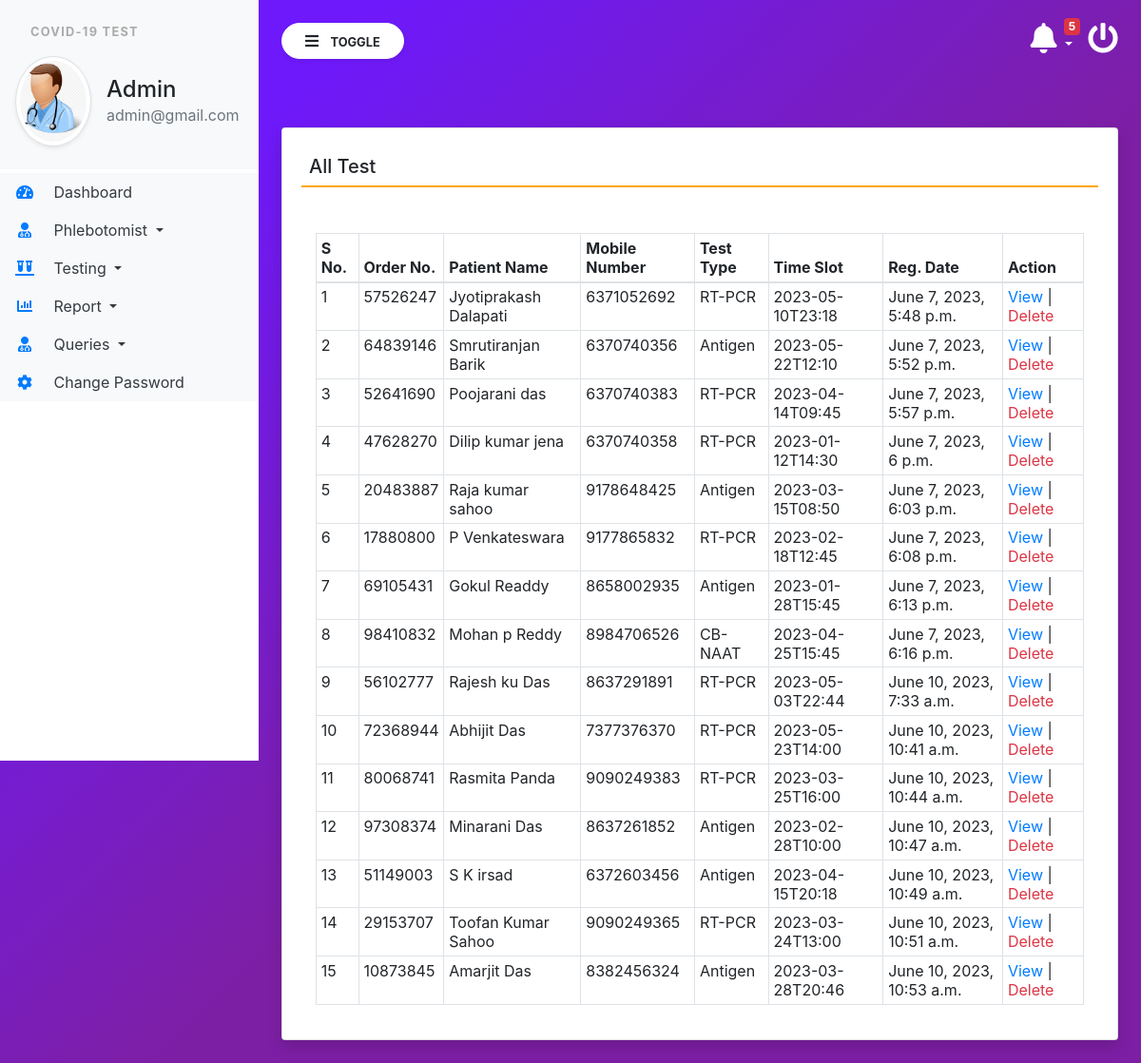
Screenshot of /alltest (signed in) with the database file from the repository.
### covid/models.py (models this page shows, shortened)
class Testrecord(models.Model):
    OrderNumber = models.CharField(max_length=50, null=True)
    patient = models.ForeignKey(Patients,on_delete=models.CASCADE)
    TestType = models.CharField(max_length=250, null=True)
    TestTimeSlot = models.CharField(max_length=150, null=True)
    ReportStatus = models.CharField(max_length=200, null=True)
    FinalReport = models.FileField(null=True,blank=True)
    ReportUploadTime = models.CharField(max_length=150,null=True)
    RegistrationDate = models.DateTimeField(auto_now_add=True)
    phlebotomist = models.ForeignKey(Phlebotomist,on_delete=models.CASCADE, null=True)
    AssignedTime = models.CharField(max_length=150, null=True)

class Patients(models.Model):
    FullName = models.CharField(max_length=150, null=True)
    MobileNumber = models.CharField(max_length=15, null=True)
    DateOfBirth = models.DateField(null=True)
    GovtIssuedId = models.CharField(max_length=150,null=True)
    GovtIssuedIdNo = models.CharField(max_length=150, null=True)
    FullAddress = models.CharField(max_length=350, null=True)
    State = models.CharField(max_length=200, null=True)
    RegistrationDate = models.DateTimeField(auto_now_add=True)

### covid/views.py (the view)
# urls.py: path('alltest',alltest, name='alltest'),
def alltest(request):
    if not request.user.is_authenticated:
        return redirect('admin_login')
    test = Testrecord.objects.all()
    return render(request, 'alltest.html', locals())

### covid/templatetags/custom_tag.py (called while the page is built)
@register.filter(name = 'notification')
def notification(obj):
    test  = Testrecord.objects.filter(ReportStatus="Not Processed yet")
    return test

@register.simple_tag()
def notificationcount(*args, **kwargs):
    testcount  = Testrecord.objects.filter(ReportStatus="Not Processed yet").count()
    return testcount

### covid/templates/alltest.html
{% extends 'admin_base.html' %}
{% block main  %}
<div class="card shadow mt-5">
    <div class="card-body">
        <h5 class="p-2" style="border-bottom: 2px solid orange;">All Test</h5>
        <div class="container-fluid mt-5">
            <table class="table table-bordered table-sm" id="example">
                <thead>
                <tr>
                    <th>S No.</th>
                    <th>Order No.</th>
                    <th>Patient Name</th>
                    <th>Mobile Number</th>
                    <th>Test Type</th>
                    <th>Time Slot</th>
                    <th>Reg. Date</th>
                    <th>Action</th>
                </tr>
                </thead>
                <tbody>
                  {% for i in test %}
                <tr>
                    <td>{{forloop.counter}}</td>
                    <td>{{i.OrderNumber}}</td>
                    <td>{{i.patient.FullName}}</td>
                    <td>{{i.patient.MobileNumber}}</td>
                    <td>{{i.TestType}}</td>
                    <td>{{i.TestTimeSlot}}</td>
                    <td>{{i.RegistrationDate}}</td>
                    <td><a href="{% url 'viewTestingDtls' i.id %}" class="text-primary">View</a>
                    | <a href="{% url 'delete_test' i.patient.id %}" class="text-danger" onclick="return confirm('Are You Sure?')">Delete</a>
                    </td>
                </tr>
                  {% endfor %}
                </tbody>
            </table>
        </div>
    </div>
</div>
{% endblock %}

### covid/templates/admin_base.html (shortened to what this page needs)
{% load static %}
{% load custom_tag %}
<html lang="en">
<head>
    <link rel="stylesheet" href="https://maxcdn.bootstrapcdn.com/bootstrap/4.3.1/css/bootstrap.min.css">
    <link rel="stylesheet" href="https://use.fontawesome.com/releases/v5.6.3/css/all.css"
>
    <link rel="stylesheet" type="text/css" href="{% static 'css/sidebar.css' %}">
</head>
<body>
<div class="vertical-nav bg-white" id="sidebar">
    <div class="py-4 px-3 mb-1 bg-light">
        <p class="font-weight-bold text-uppercase px-3 small dashboard-text">Covid-19 Test</p>
        <div class="media d-flex align-items-center">
            <img src="{% static 'images/admin.jpg' %}" width="80" height="80"
                 class="mr-3 rounded-circle img-thumbnail shadow-sm">
            <div class="media-body">
                <h4 class="mb-0">Admin</h4>
                <p class="text-muted mb-0">{{request.user.email}}</p>
            </div>
        </div>
    </div>
    <ul class="nav flex-column bg-white">
        <li class="nav-item">
            <a href="{% url 'admin_home' %}" class="nav-link text-dark bg-light">
                <i class="fas fa-tachometer-alt fa-fw mr-3 text-primary"></i>
                Dashboard
            </a>
        </li>
        <li class="nav-item dropdown">
            <a class="nav-link dropdown-toggle text-dark bg-light" href="#" id="navbardrop" data-toggle="dropdown">
                <i class="fas fa-user-md mr-3 text-primary fa-fw"></i> Phlebotomist
            </a>
        </li>
        <li class="nav-item dropdown">
            <a class="nav-link dropdown-toggle text-dark bg-light" href="#" id="navbardrop" data-toggle="dropdown">
                <i class="fas fa-vials mr-3 text-primary fa-fw"></i> Testing
            </a>
        </li>
        <li class="nav-item dropdown">
            <a class="nav-link dropdown-toggle text-dark bg-light" href="#" id="navbardrop" data-toggle="dropdown">
                <i class="fas fa-chart-bar mr-3 text-primary fa-fw"></i> Report
            </a>
        </li>
        <li class="nav-item dropdown">
            <a class="nav-link dropdown-toggle text-dark bg-light" href="#" id="navbardrop" data-toggle="dropdown">
                <i class="fas fa-user-md mr-3 text-primary fa-fw"></i> Queries
            </a>
        </li>
        <li class="nav-item">
            <a href="{% url 'changePassword' %}" class="nav-link text-dark bg-light">
                <i class="fas fa-cog mr-3 text-primary fa-fw"></i>
                Change Password
            </a>
        </li>
    </ul>
</div>
<div class="page-content p-4" id="content">
    <a href="/logout" title="logout" class="float-right text-white"><i class="fas fa-power-off fa-2x"></i></a>
    <div class="container">
        <div class="dropdown">
    <a href="" class="float-right text-white pr-3 dropdown-toggle" id="menu1" data-toggle="dropdown"><span class="badge badge-danger">{% notificationcount %}</span><i class="fas fa-bell fa-2x"> </i>
    </a>
    </div>
        </div>
    <button id="sidebarCollapse" type="button" class="btn btn-light bg-white rounded-pill shadow-sm px-4 mb-4">
        <i class="fas fa-bars mr-2"></i>
        <small class="text-uppercase font-weight-bold">Toggle</small>
    </button>
    {% block main %}
    {% endblock %}
</div>
</body>
</html>

### covid/static/css/sidebar.css (style rules this page uses)
body { background-image : linear-gradient(135.9deg,rgba(109,25,252,1) 16.4%,rgba(125,31,165,1) 56.1%); min-height:100vh; }
.vertical-nav { min-width : 17rem; width : 17rem; height:100vh; position:fixed; top:0; left:0; transition: all 0.4s; }
.page-content { width:calc(100% - 17rem); margin-left:17rem; transition:all 0.4s; }
.dashboard-text { letter-spacing : 0.1em; color : #aaa; }
.badge { position: absolute; top: -5px; right: 25px; }

### rows the page displays
Testrecord: OrderNumber "57526247", patient.FullName "Jyotiprakash Dalapati", patient.MobileNumber "6371052692", TestType "RT-PCR", TestTimeSlot "2023-05-10T23:18", RegistrationDate "June 7, 2023, 5:48 p.m."
Testrecord: OrderNumber "64839146", patient.FullName "Smrutiranjan Barik", patient.MobileNumber "6370740356", TestType "Antigen", TestTimeSlot "2023-05-22T12:10", RegistrationDate "June 7, 2023, 5:52 p.m."
Testrecord: OrderNumber "52641690", patient.FullName "Poojarani das", patient.MobileNumber "6370740383", TestType "RT-PCR", TestTimeSlot "2023-04-14T09:45", RegistrationDate "June 7, 2023, 5:57 p.m."
Testrecord: OrderNumber "47628270", patient.FullName "Dilip kumar jena", patient.MobileNumber "6370740358", TestType "RT-PCR", TestTimeSlot "2023-01-12T14:30", RegistrationDate "June 7, 2023, 6 p.m."
Testrecord: OrderNumber "20483887", patient.FullName "Raja kumar sahoo", patient.MobileNumber "9178648425", TestType "Antigen", TestTimeSlot "2023-03-15T08:50", RegistrationDate "June 7, 2023, 6:03 p.m."
Testrecord: OrderNumber "17880800", patient.FullName "P Venkateswara", patient.MobileNumber "9177865832", TestType "RT-PCR", TestTimeSlot "2023-02-18T12:45", RegistrationDate "June 7, 2023, 6:08 p.m."
Testrecord: OrderNumber "69105431", patient.FullName "Gokul Readdy", patient.MobileNumber "8658002935", TestType "Antigen", TestTimeSlot "2023-01-28T15:45", RegistrationDate "June 7, 2023, 6:13 p.m."
Testrecord: OrderNumber "98410832", patient.FullName "Mohan p Reddy", patient.MobileNumber "8984706526", TestType "CB-NAAT", TestTimeSlot "2023-04-25T15:45", RegistrationDate "June 7, 2023, 6:16 p.m."
Testrecord: OrderNumber "56102777", patient.FullName "Rajesh ku Das", patient.MobileNumber "8637291891", TestType "RT-PCR", TestTimeSlot "2023-05-03T22:44", RegistrationDate "June 10, 2023, 7:33 a.m."
Testrecord: OrderNumber "72368944", patient.FullName "Abhijit Das", patient.MobileNumber "7377376370", TestType "RT-PCR", TestTimeSlot "2023-05-23T14:00", RegistrationDate "June 10, 2023, 10:41 a.m."
Testrecord: OrderNumber "80068741", patient.FullName "Rasmita Panda", patient.MobileNumber "9090249383", TestType "RT-PCR", TestTimeSlot "2023-03-25T16:00", RegistrationDate "June 10, 2023, 10:44 a.m."
Testrecord: OrderNumber "97308374", patient.FullName "Minarani Das", patient.MobileNumber "8637261852", TestType "Antigen", TestTimeSlot "2023-02-28T10:00", RegistrationDate "June 10, 2023, 10:47 a.m."
Testrecord: OrderNumber "51149003", patient.FullName "S K irsad", patient.MobileNumber "6372603456", TestType "Antigen", TestTimeSlot "2023-04-15T20:18", RegistrationDate "June 10, 2023, 10:49 a.m."
Testrecord: OrderNumber "29153707", patient.FullName "Toofan Kumar Sahoo", patient.MobileNumber "9090249365", TestType "RT-PCR", TestTimeSlot "2023-03-24T13:00", RegistrationDate "June 10, 2023, 10:51 a.m."
Testrecord: OrderNumber "10873845", patient.FullName "Amarjit Das", patient.MobileNumber "8382456324", TestType "Antigen", TestTimeSlot "2023-03-28T20:46", RegistrationDate "June 10, 2023, 10:53 a.m."

### other values shown
{{ request.user.email }} "admin@gmail.com"
